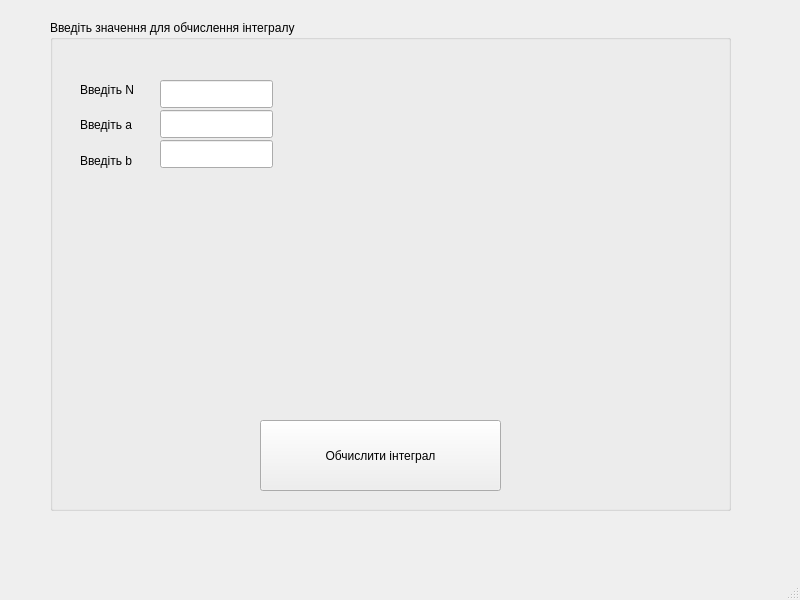
<?xml version="1.0" encoding="UTF-8"?>
<ui version="4.0">
 <class>MainWindow</class>
 <widget class="QMainWindow" name="MainWindow">
  <property name="geometry">
   <rect>
    <x>0</x>
    <y>0</y>
    <width>800</width>
    <height>600</height>
   </rect>
  </property>
  <property name="windowTitle">
   <string>MainWindow</string>
  </property>
  <widget class="QWidget" name="centralwidget">
   <widget class="QGroupBox" name="groupBox">
    <property name="geometry">
     <rect>
      <x>50</x>
      <y>20</y>
      <width>681</width>
      <height>491</height>
     </rect>
    </property>
    <property name="title">
     <string>Введіть значення для обчислення інтегралу</string>
    </property>
    <widget class="QPushButton" name="pushButton">
     <property name="geometry">
      <rect>
       <x>210</x>
       <y>400</y>
       <width>241</width>
       <height>71</height>
      </rect>
     </property>
     <property name="text">
      <string>Обчислити інтеграл</string>
     </property>
    </widget>
    <widget class="QLabel" name="label">
     <property name="geometry">
      <rect>
       <x>30</x>
       <y>60</y>
       <width>91</width>
       <height>20</height>
      </rect>
     </property>
     <property name="text">
      <string>Введіть N</string>
     </property>
    </widget>
    <widget class="QLabel" name="label_2">
     <property name="geometry">
      <rect>
       <x>30</x>
       <y>89</y>
       <width>81</width>
       <height>31</height>
      </rect>
     </property>
     <property name="text">
      <string>Введіть а</string>
     </property>
    </widget>
    <widget class="QLabel" name="label_3">
     <property name="geometry">
      <rect>
       <x>30</x>
       <y>130</y>
       <width>71</width>
       <height>21</height>
      </rect>
     </property>
     <property name="text">
      <string>Введіть b</string>
     </property>
    </widget>
    <widget class="QLineEdit" name="lineEditN">
     <property name="geometry">
      <rect>
       <x>110</x>
       <y>60</y>
       <width>113</width>
       <height>28</height>
      </rect>
     </property>
    </widget>
    <widget class="QLineEdit" name="lineEdit_a">
     <property name="geometry">
      <rect>
       <x>110</x>
       <y>90</y>
       <width>113</width>
       <height>28</height>
      </rect>
     </property>
    </widget>
    <widget class="QLineEdit" name="lineEdit_b">
     <property name="geometry">
      <rect>
       <x>110</x>
       <y>120</y>
       <width>113</width>
       <height>28</height>
      </rect>
     </property>
    </widget>
   </widget>
  </widget>
  <widget class="QStatusBar" name="statusbar"/>
 </widget>
 <resources/>
 <connections/>
</ui>
